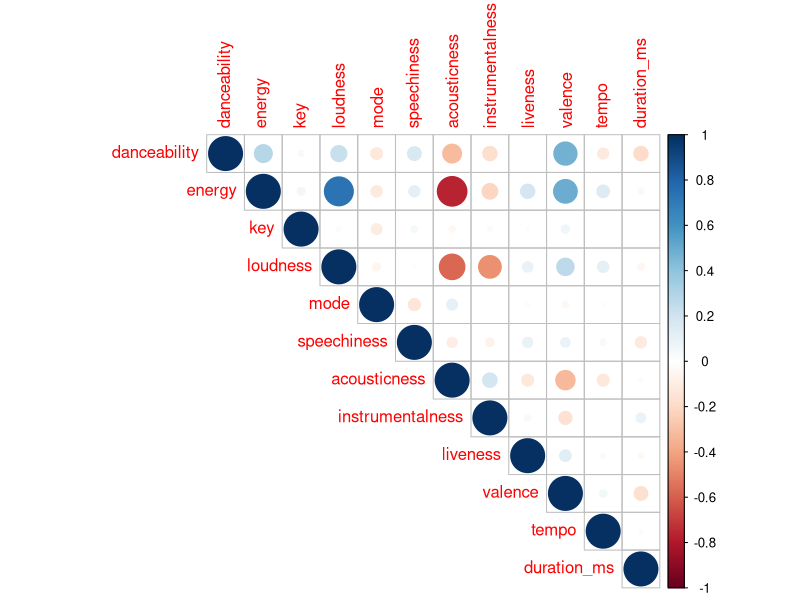
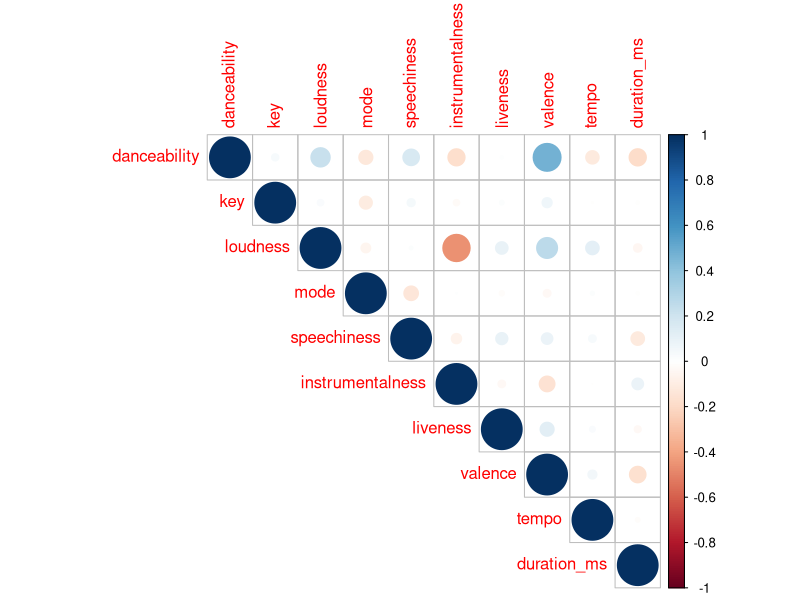

Write R code to recreate these figures, in order.
##############################################################
#Dealing with Multicollinearity and choose variables to use
#Identify correlation between variables 
#Remove highly correlated variables
##############################################################
#Read songs featuers csv
songs_features <- read.csv(file = "songFeatures.csv", header = TRUE, sep = ",")
#Subset file to keep only songs feature columns
features <- songs_features[4:15]
#Identify correlation between features
cor(features[,unlist(lapply(features, is.numeric))], use = 'complete.obs')
#Plot correlation
install.packages("corrplot")
library(corrplot)
M <- cor(features[,unlist(lapply(features, is.numeric))], use = 'complete.obs')
corrplot(M, type="upper")
#Choose variables to keep by using function findCorrelation
install.packages("caret")
library(caret)
findCorrelation(M, cutoff = 0.5, verbose = FALSE, names = TRUE, exact = ncol(M) <100)
#Remove highly correlated features
N <- features[-c(2,7)]
cor_N <- cor(N[,unlist(lapply(N, is.numeric))], use = 'complete.obs')
#Plot correlation
corrplot(cor_N, type = "upper")